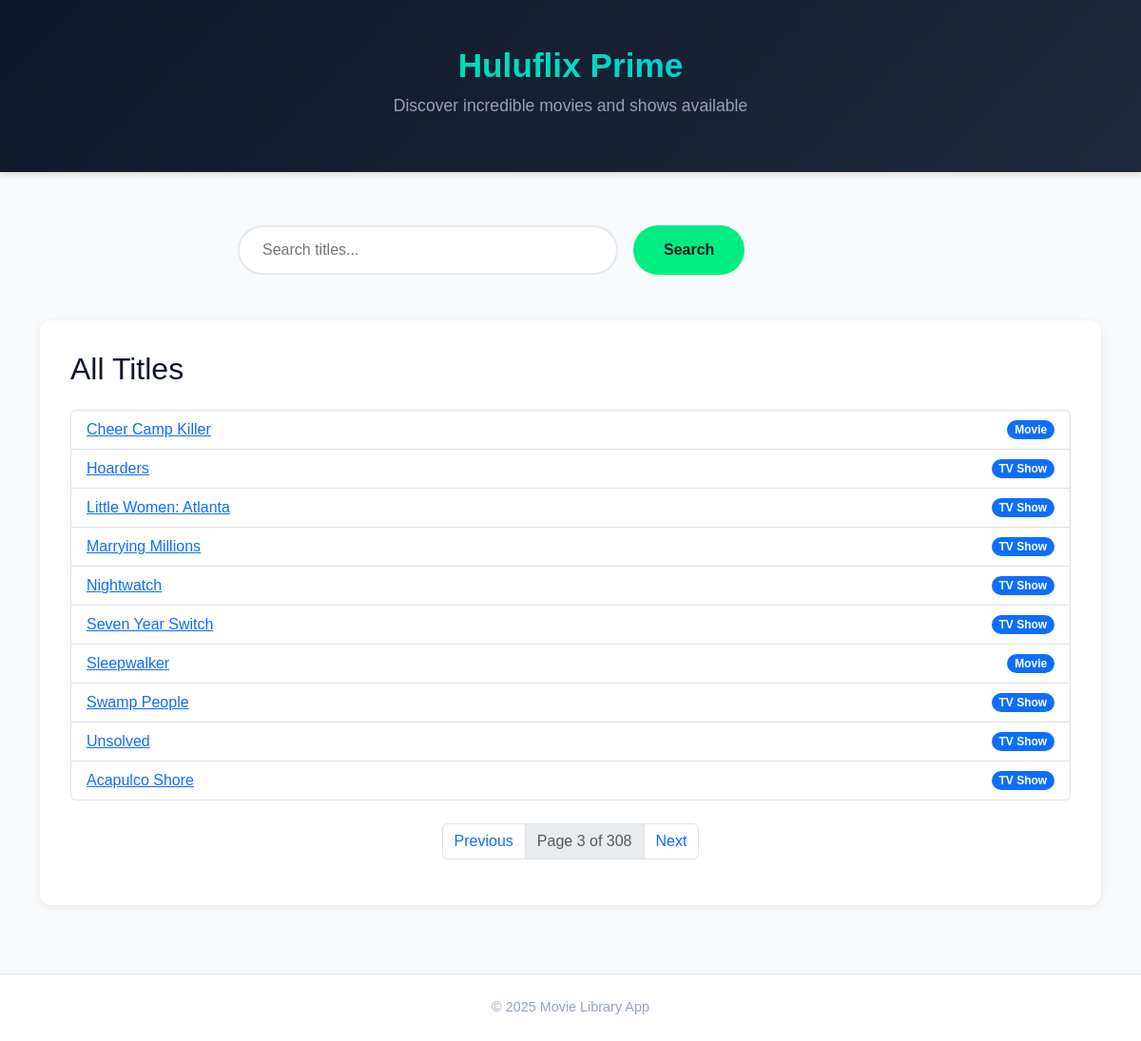
Page /page/3 on the committed database.
### models.py (models this page shows)
class Title(db.Model):
    id = db.Column(db.String, primary_key=True)
    type = db.Column(db.String)
    title = db.Column(db.String)
    country = db.Column(db.String)
    date_added = db.Column(db.String)
    release_year = db.Column(db.Integer)
    rating = db.Column(db.String)
    duration = db.Column(db.String)
    description = db.Column(db.String)
    poster_url = db.Column(db.String)
    genres = db.relationship('Genre', secondary='title_genre', back_populates='titles')

### app.py (the view)
@app.route('/')
@app.route('/page/<int:page>')
def index(page=1):
    per_page = 10
    pagination = Title.query.paginate(page=page, per_page=per_page, error_out=False)
    return render_template('index.html', titles=pagination.items, pagination=pagination)

### templates/index.html
{% extends "base.html" %}
{% block content %}
<h2 class="mb-4">All Titles</h2>
<ul class="list-group">
    {% for title in titles %}
    <li class="list-group-item d-flex justify-content-between align-items-center">
        <a href="{{ url_for('title_detail', title_id=title.id) }}">{{ title.title }}</a>
        <span class="badge bg-primary rounded-pill">{{ title.type }}</span>
    </li>
    {% endfor %}
</ul>
<nav aria-label="Page navigation" class="mt-4">
  <ul class="pagination justify-content-center">
    {% if pagination.has_prev %}
      <li class="page-item">
        <a class="page-link" href="{{ url_for('index', page=pagination.prev_num) }}">Previous</a>
      </li>
    {% else %}
      <li class="page-item disabled">
        <span class="page-link">Previous</span>
      </li>
    {% endif %}
    <li class="page-item disabled">
      <span class="page-link">
        Page {{ pagination.page }} of {{ pagination.pages }}
      </span>
    </li>
    {% if pagination.has_next %}
      <li class="page-item">
        <a class="page-link" href="{{ url_for('index', page=pagination.next_num) }}">Next</a>
      </li>
    {% else %}
      <li class="page-item disabled">
        <span class="page-link">Next</span>
      </li>
    {% endif %}
  </ul>
</nav>
{% endblock %}

### static/styles.css (style rules this page uses)
:root { --primary: #00ED82; --primary-dark: #00D673; --dark: #0F172A; --light: #F8FAFC; --gray: #94A3B8; --light-gray: #E2E8F0; }
body { font-family: 'Poppins', sans-serif; background-color: var(--light); color: var(--dark); min-height: 100vh; display: flex; flex-direction: column; }

### rows in the picture
Title: title "Cheer Camp Killer", type "Movie"
Title: title "Hoarders", type "TV Show"
Title: title "Little Women: Atlanta", type "TV Show"
Title: title "Marrying Millions", type "TV Show"
Title: title "Nightwatch", type "TV Show"
Title: title "Seven Year Switch", type "TV Show"
Title: title "Sleepwalker", type "Movie"
Title: title "Swamp People", type "TV Show"
Title: title "Unsolved", type "TV Show"
Title: title "Acapulco Shore", type "TV Show"

### other values in the picture
{{ pagination.page }} "3"
{{ pagination.pages }} "308"
